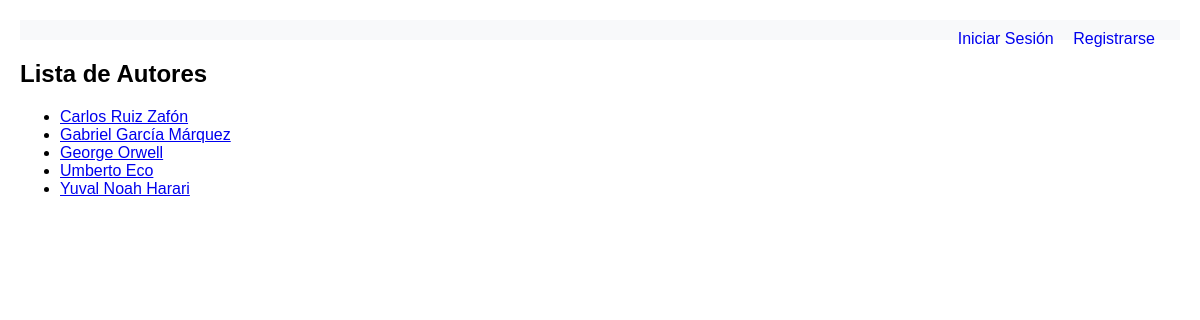
The page /autores/ on the database its author committed.
### biblioteca/models.py (models this page shows, shortened)
class Autor(models.Model):
    nombre = models.CharField(max_length=100, help_text="Nombre completo del autor")
    fecha_nacimiento = models.DateField(null=True, blank=True)
    nacionalidad = models.CharField(max_length=50, blank=True)
    biografia = models.TextField(blank=True, help_text="Biografía del autor")
    fecha_creacion = models.DateTimeField(auto_now_add=True)
    class Meta:
        verbose_name = "Autor"
        verbose_name_plural = "Autores"
        ordering = ['nombre']

### biblioteca/views.py (the view)
# urls.py: path('autores/', views.lista_autores, name='lista_autores'),
def lista_autores(request):
    autores = Autor.objects.all()
    return render(request, 'biblioteca/lista_autores.html', {
        'autores': autores
    })

### biblioteca/templates/biblioteca/lista_autores.html
{% extends 'biblioteca/base.html' %}
{% block content %}
<h2>Lista de Autores</h2>
{% if autores %}
    <ul>
        {% for autor in autores %}
            <li>
                <a href="{% url 'biblioteca:detalle_autor' autor.id %}">
                    {{ autor.nombre }}
                </a>
            </li>
        {% endfor %}
    </ul>
{% else %}
    <p>No hay autores registrados en este momento.</p>
{% endif %}
{% endblock %}

### biblioteca/templates/biblioteca/base.html (style rules this page uses)
body { font-family: Arial, sans-serif; margin: 20px; }

### rows shown on the page
Autor: nombre "Carlos Ruiz Zafón"
Autor: nombre "Gabriel García Márquez"
Autor: nombre "George Orwell"
Autor: nombre "Umberto Eco"
Autor: nombre "Yuval Noah Harari"
